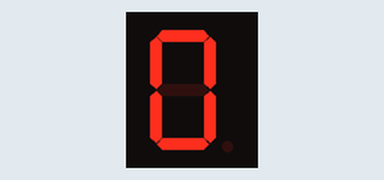
Simulated run of this sketch. Board: Arduino Uno, built with avr-gcc and run on an emulated ATmega328P. Parts: 1-digit seven-segment display. Wiring (inferred from the names in the program): 1-digit 7-segment display, segments lit when HIGH: segments pin 2, pin 3, pin 4, pin 5, pin 6, pin 7, pin 8, pin 9. The segment pins are drawn as the display they are named for.

Above: at 0.05 s.
At 0.55 s:
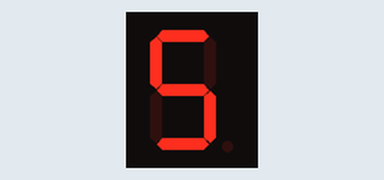
At 1.15 s:
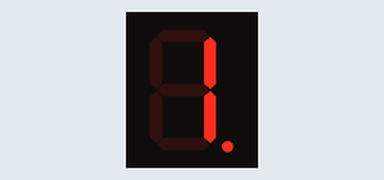
At 1.75 s:
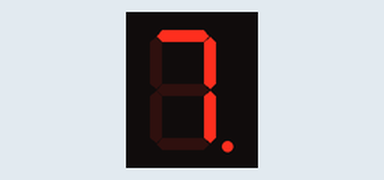
At 2.35 s:
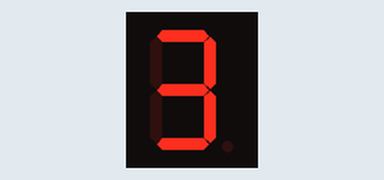

The sketch:

7SegmentCounter.ino
```cpp
const int pinA = 2;
const int pinB = 3;
const int pinC = 4;
const int pinD = 5;
const int pinE = 6;
const int pinF = 7;
const int pinG = 8;
const int pinDP = 9;

const int segSize = 8;
const int noOfDigits = 10;
int index = 0;
int state = HIGH;
int dpState = LOW;

int segments[] = {
  pinA, pinB, pinC, pinD, pinE, pinF, pinG, pinDP
};

byte digitMatrix[noOfDigits][segSize - 1] = {
// a  b  c  d  e  f  g
  {1, 1, 1, 1, 1, 1, 0}, // 0
  {0, 1, 1, 0, 0, 0, 0}, // 1
  {1, 1, 0, 1, 1, 0, 1}, // 2
  {1, 1, 1, 1, 0, 0, 1}, // 3
  {0, 1, 1, 0, 0, 1, 1}, // 4
  {1, 0, 1, 1, 0, 1, 1}, // 5
  {1, 0, 1, 1, 1, 1, 1}, // 6
  {1, 1, 1, 0, 0, 0, 0}, // 7
  {1, 1, 1, 1, 1, 1, 1}, // 8
  {1, 1, 1, 1, 0, 1, 1}  // 9
};

void displayNumber(byte digit, byte decimalPoint) {
  for(int i = 0; i < segSize - 1; ++i) {
    digitalWrite(segments[i], digitMatrix[digit][i]);
  }
  digitalWrite(segments[segSize - 1], decimalPoint);
}

void setup() {
  for (int i = 0; i < segSize; ++i) {
    pinMode(segments[i], OUTPUT);
  }
}

void loop() {
  displayNumber(index, dpState);
  ++ index;
  if (index == noOfDigits) {
    index = 0;
    dpState = !dpState;
  }
  delay(100);
}
```

Measured:
- by itself, everything shown: repeats every 2.0 s, in 20 steps
